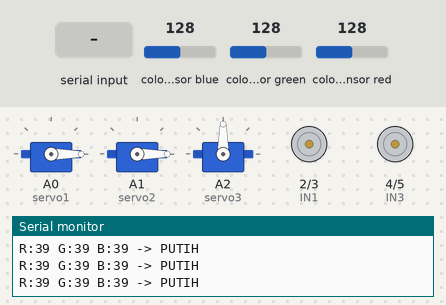
Recording of a sketch running on a simulated Arduino Uno, built with avr-gcc and run on an emulated ATmega328P. Parts: 3 × servo, motor-driver pin pairs drawn as motors (green arrow = first pin HIGH = forward, orange = second pin HIGH = backward, longer = more drive), the last lines printed to the serial monitor. Wiring (inferred from the names in the program): TCS3200 colour sensor: output pin 10; S2 pin 8; S3 pin 9; S0 pin 6; S1 pin 7. Inputs (shaded band) come from the test bench; at power-on: colour sensor blue 128, colour sensor green 128, colour sensor red 128.

Above: at 1.2 s.
1.3 s: colour sensor blue set to 48
2.8 s: colour sensor blue set to 41
At 3.5 s:
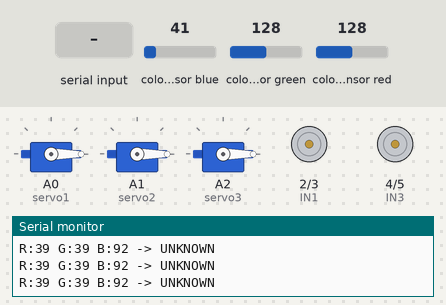
4.3 s: "MERAH" received over the second serial link
At 5.6 s:
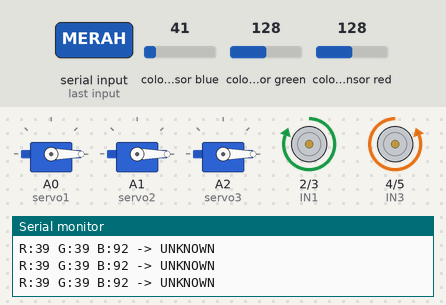
5.9 s: "ABU" received over the second serial link
At 6.8 s:
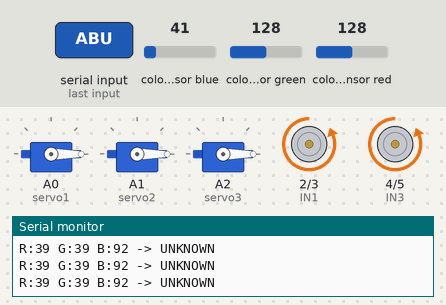
7.4 s: "F" received over the second serial link
At 8.4 s:
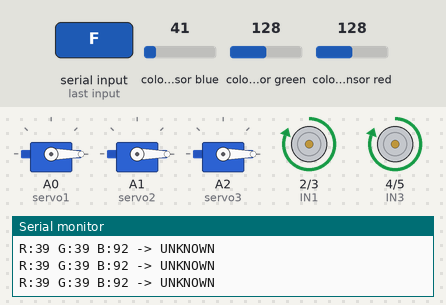
8.9 s: "L" received over the second serial link
At 9.3 s:
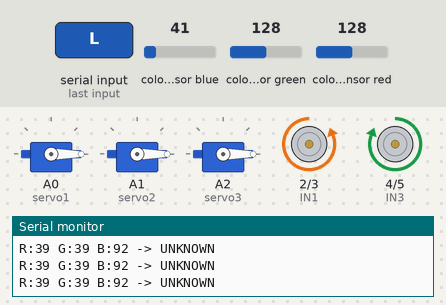
Timing chart, 0 to 11.4 s (numbered marks = the images above; inputs shaded):
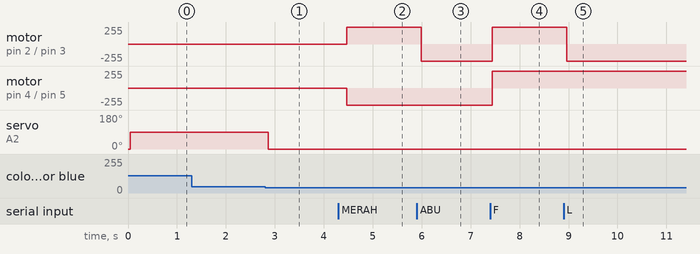

The sketch:

main.ino
```cpp
#include <Servo.h>
#include <SoftwareSerial.h>

// Bluetooth (Pin 0 & 1)
SoftwareSerial BTSerial(0, 1);

// Sensor Warna TCS3200
#define TCS_S0 6
#define TCS_S1 7
#define TCS_S2 8
#define TCS_S3 9
#define TCS_OUT 10

// Motor Driver
#define IN1 2
#define IN2 3
#define IN3 4
#define IN4 5

// Servo
Servo servo1; // Merah
Servo servo2; // Hijau
Servo servo3; // Putih

// Variabel
int R, G, B;
String warnaTerdeteksi = "UNKNOWN";

void setup() {
  Serial.begin(9600);   // Laptop
  BTSerial.begin(38400); // Bluetooth (PENTING: 38400 sesuai HC-06)

  // Sensor Setup
  pinMode(TCS_S0, OUTPUT); pinMode(TCS_S1, OUTPUT);
  pinMode(TCS_S2, OUTPUT); pinMode(TCS_S3, OUTPUT);
  pinMode(TCS_OUT, INPUT);

  // Scaling 20%
  digitalWrite(TCS_S0, HIGH);
  digitalWrite(TCS_S1, LOW);

  // Motor Setup
  pinMode(IN1, OUTPUT); pinMode(IN2, OUTPUT);
  pinMode(IN3, OUTPUT); pinMode(IN4, OUTPUT);

  // Servo Setup
  servo1.attach(A0);
  servo2.attach(A1);
  servo3.attach(A2);

  servo1.write(0);
  servo2.write(0);
  servo3.write(0);

  Serial.println("ROBOT SIAP: Data Kalibrasi Sudah Masuk!");
}

// BACA WARNA
int readPulse(uint8_t s2, uint8_t s3) {
  digitalWrite(TCS_S2, s2);
  digitalWrite(TCS_S3, s3);
  delay(15);
  return pulseIn(TCS_OUT, LOW);
}

void readRGB() {
  R = readPulse(LOW, LOW);
  G = readPulse(HIGH, HIGH);
  B = readPulse(LOW, HIGH);
}

String detectColor() {
  readRGB();

  // Print ke Laptop buat mantau
  Serial.print("R:"); Serial.print(R);
  Serial.print(" G:"); Serial.print(G);
  Serial.print(" B:"); Serial.print(B);

  String hasil = "UNKNOWN";

  // DETEKSI PUTIH
  if (R < 90 && G < 90 && B < 90) {
    hasil = "PUTIH";
  }

  // DETEKSI ABU
  else if (R > 90 && R < 180 && G > 90 && G < 180) {
    hasil = "ABU";
  }

  // DETEKSI MERAH
  else if (R < 120 && G > 200 && B > 200) {
    hasil = "MERAH";
  }

  // DETEKSI HIJAU
  else if (G < 180 && R > 200 && B > 200) {
    hasil = "HIJAU";
  }

  Serial.print(" -> "); Serial.println(hasil);
  return hasil;
}

// BENDERA
void aturBendera(String warna) {
  if (warna == "MERAH") {
    servo1.write(90);
    servo2.write(0);
    servo3.write(0);
  }
  else if (warna == "HIJAU") {
    servo1.write(0);
    servo2.write(90);
    servo3.write(0);
  }
  else if (warna == "PUTIH") {
    servo1.write(0);
    servo2.write(0);
    servo3.write(90);
  }
  else if (warna == "ABU") {
    // Abu: Semua Hormat
    servo1.write(90);
    servo2.write(90);
    servo3.write(90);
  }
  else {
    // Unknown: Semua Turun
    servo1.write(0);
    servo2.write(0);
    servo3.write(0);
  }
}

// MOTOR
void maju() {
  digitalWrite(IN1, HIGH); digitalWrite(IN2, LOW);
  digitalWrite(IN3, HIGH); digitalWrite(IN4, LOW);
}
void mundur() {
  digitalWrite(IN1, LOW); digitalWrite(IN2, HIGH);
  digitalWrite(IN3, LOW); digitalWrite(IN4, HIGH);
}
void kiri() {
  digitalWrite(IN1, LOW); digitalWrite(IN2, HIGH);
  digitalWrite(IN3, HIGH); digitalWrite(IN4, LOW);
}
void kanan() {
  digitalWrite(IN1, HIGH); digitalWrite(IN2, LOW);
  digitalWrite(IN3, LOW); digitalWrite(IN4, HIGH);
}
void stopMotor() {
  digitalWrite(IN1, LOW); digitalWrite(IN2, LOW);
  digitalWrite(IN3, LOW); digitalWrite(IN4, LOW);
}

void loop() {
  // Cek Warna
  warnaTerdeteksi = detectColor();

  // Atur Bendera
  aturBendera(warnaTerdeteksi);

  // Cek Bluetooth
  if (BTSerial.available()) {
    char cmd = BTSerial.read();
    // Serial.println(cmd); // Debug

    if (cmd == 'F') maju();
    else if (cmd == 'B') mundur();
    else if (cmd == 'L') kiri();
    else if (cmd == 'R') kanan();
    else if (cmd == 'S') stopMotor();
  }

  delay(30);
}
```

Measured:
- the behaviour switches between 44 and 43 on colour sensor blue (found by bisection; images 0 and 1)
- after the input at 2.8 s, servo on A2 (servo3): 90° → 0° after 0.07 s
- after the input at 4.3 s, motor on pin 2 (IN1) / pin 3 (IN2): stopped → forward 255/255 after 0.17 s; motor on pin 4 (IN3) / pin 5 (IN4): stopped → backward 255/255 after 0.17 s
- after the input at 5.9 s, motor on pin 2 (IN1) / pin 3 (IN2): forward 255/255 → backward 255/255 after 0.09 s
- after the input at 7.4 s, motor on pin 2 (IN1) / pin 3 (IN2), motor on pin 4 (IN3) / pin 5 (IN4): backward 255/255 → forward 255/255 at once
- after the input at 8.9 s, motor on pin 2 (IN1) / pin 3 (IN2): forward 255/255 → backward 255/255 after 0.06 s
